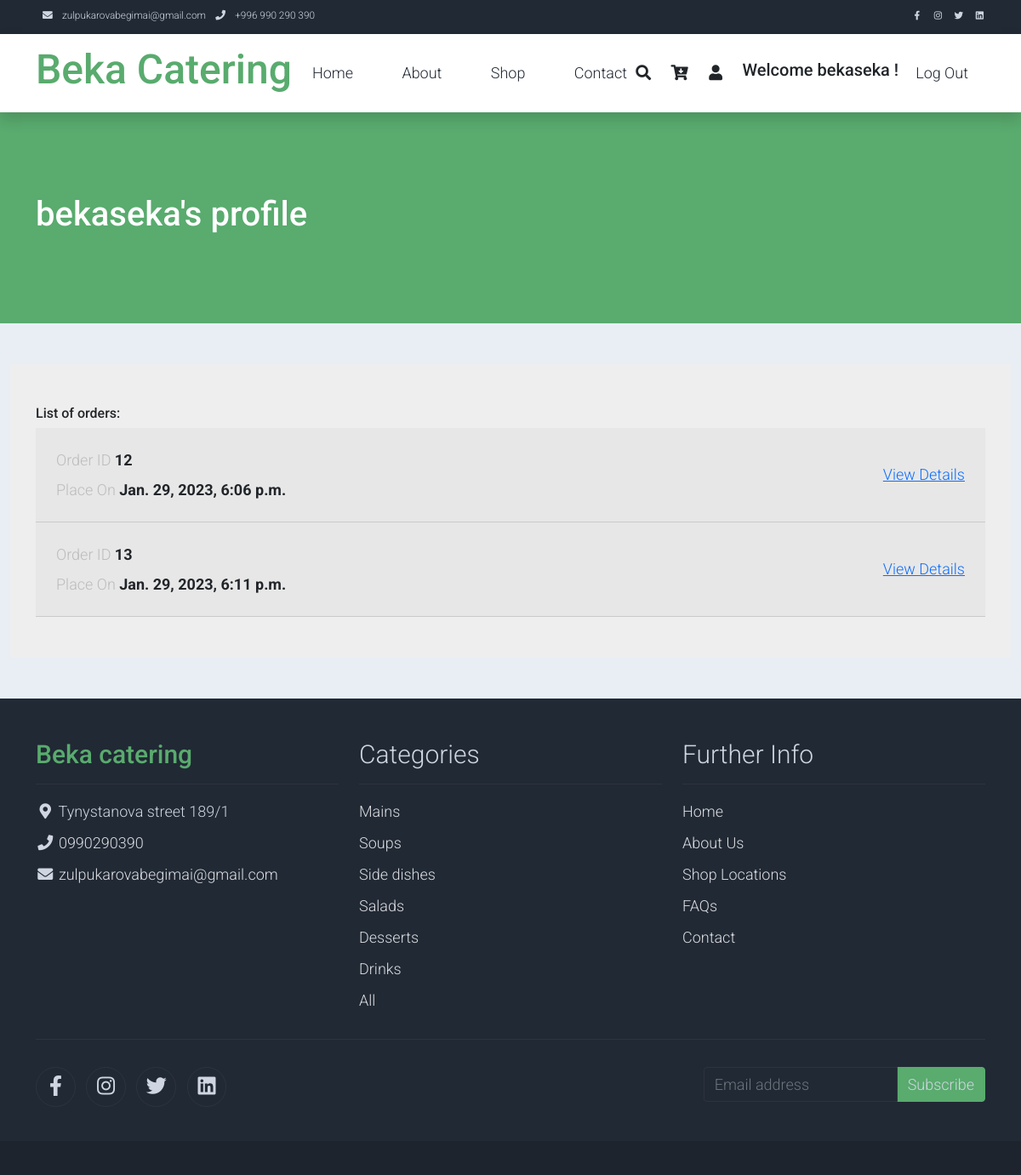
Before: /user/ (signed in) with the older database file.
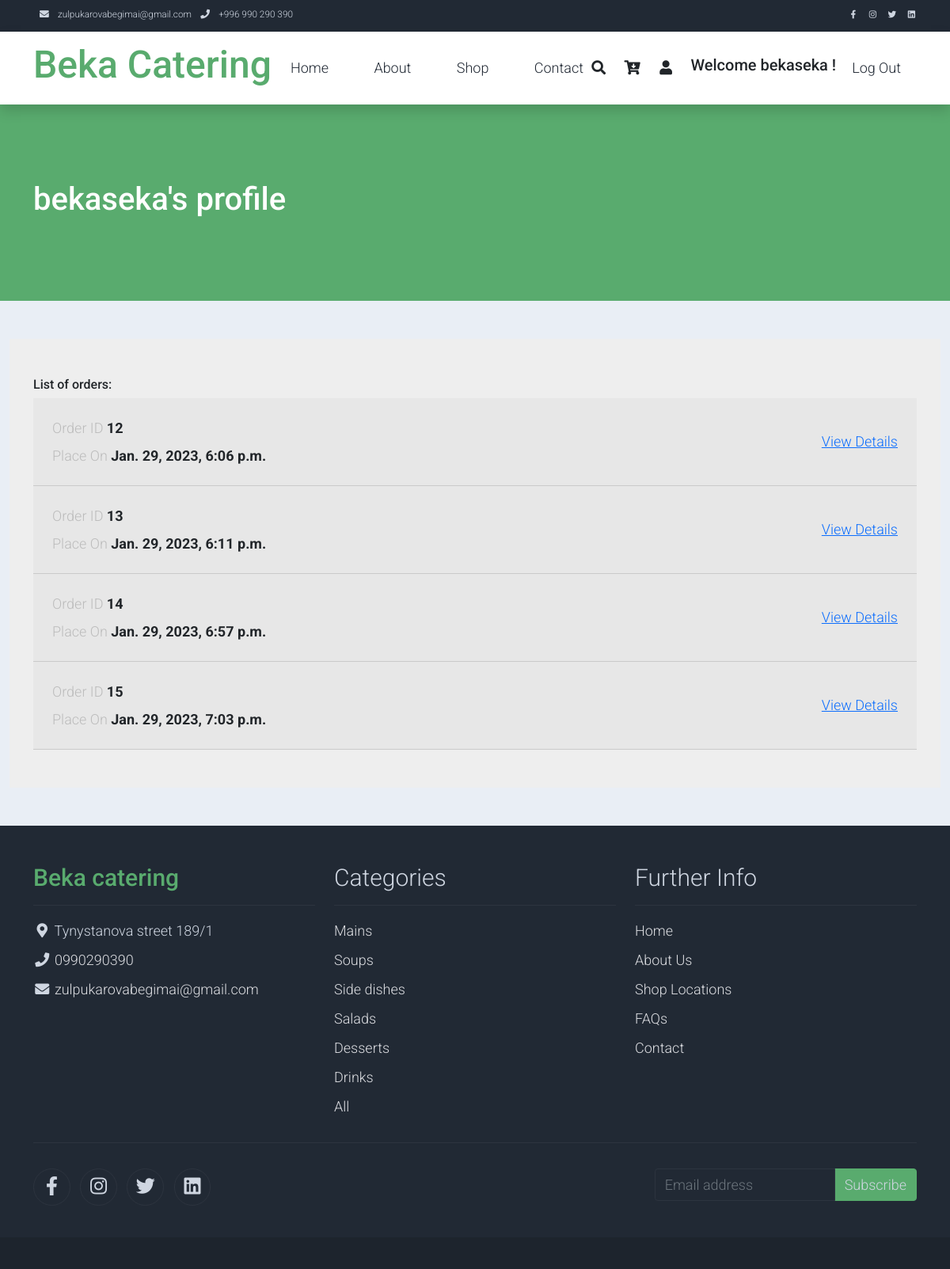
After: the same page with the newer database file.
### user/models.py (models this page shows, shortened)
class Order(models.Model):
    user = models.ForeignKey(User, on_delete=models.CASCADE)
    total_price = models.DecimalField(max_digits=10, decimal_places=2)
    created_at = models.DateTimeField(auto_now_add=True)
    updated_at = models.DateTimeField(auto_now=True)
    is_completed = models.BooleanField(default=False)
    billing_address = models.TextField()
    shipping_address = models.TextField()
    payment_method = models.CharField(max_length=20)
    payment_data = models.TextField()
    comments = models.TextField(blank=True)

### user/views.py (the view)
# urls.py: path('', include('user.urls')),
@login_required(login_url='login_view')
def user(request):
    orders = Order.objects.filter(user=request.user)
    cart = Cart.objects.filter(user=request.user)
    return render(request, 'user/user.html', {'orders':orders, 'cart':cart})

### user/templates/user/user.html (shortened to what this page needs)
{% extends "main/base.html" %}
{% block content %}
    {% load static %}
<section class="bg-success py-5">
                <div class="container">
                    <div class="row align-items-center py-5">
                        <div class="col-md-8 text-white">
                            <h1>{{user}}'s profile</h1>
                        </div>
                    </div>
                </div>
</section>
<div class="container-fluid bg-light py-5">
     <section class="h-100 h-custom" style="background-color: #eee;">
         <div class="container py-5 h-100">
             <h6>List of orders:</h6>
             {% for order in orders %}
                     <div class="card-header p-4">
                         <div class="d-flex justify-content-between align-items-center">
                             <div>
                                 <p class="text-muted mb-2"> Order ID <span class="fw-bold text-body">{{ order.id }}</span></p>
                                 <p class="text-muted mb-0"> Place On <span class="fw-bold text-body">{{order.created_at}}</span> </p>
                             </div>
                             <div>
                                 <h6 class="mb-0"> <a href="{% url 'checkout' order.id %}">View Details</a> </h6>
                             </div>
                         </div>
                     </div>
             {% endfor %}
         </div>
     </section>
</div>
{% endblock %}

Changed rows visible on the page:
added Order: id "14", created_at "Jan. 29, 2023, 6:57 p.m."
added Order: id "15", created_at "Jan. 29, 2023, 7:03 p.m."
